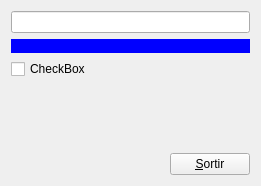
<?xml version="1.0" encoding="UTF-8"?>
<ui version="4.0">
 <class>MyForm</class>
 <widget class="QWidget" name="MyForm">
  <property name="geometry">
   <rect>
    <x>0</x>
    <y>0</y>
    <width>261</width>
    <height>186</height>
   </rect>
  </property>
  <property name="windowTitle">
   <string>Form</string>
  </property>
  <layout class="QVBoxLayout" name="verticalLayout_2">
   <item>
    <layout class="QVBoxLayout" name="verticalLayout">
     <item>
      <widget class="MyQLineEdit" name="lineEdit"/>
     </item>
     <item>
      <widget class="MyQLabel" name="label">
       <property name="styleSheet">
        <string notr="true">background:blue;</string>
       </property>
       <property name="text">
        <string/>
       </property>
      </widget>
     </item>
     <item>
      <widget class="QCheckBox" name="checkBox">
       <property name="text">
        <string>CheckBox</string>
       </property>
      </widget>
     </item>
    </layout>
   </item>
   <item>
    <spacer name="verticalSpacer">
     <property name="orientation">
      <enum>Qt::Vertical</enum>
     </property>
     <property name="sizeHint" stdset="0">
      <size>
       <width>20</width>
       <height>40</height>
      </size>
     </property>
    </spacer>
   </item>
   <item>
    <layout class="QHBoxLayout" name="horizontalLayout">
     <item>
      <spacer name="horizontalSpacer">
       <property name="orientation">
        <enum>Qt::Horizontal</enum>
       </property>
       <property name="sizeHint" stdset="0">
        <size>
         <width>40</width>
         <height>20</height>
        </size>
       </property>
      </spacer>
     </item>
     <item>
      <widget class="QPushButton" name="pushButton">
       <property name="text">
        <string>&amp;Sortir</string>
       </property>
      </widget>
     </item>
    </layout>
   </item>
  </layout>
 </widget>
 <customwidgets>
  <customwidget>
   <class>MyQLineEdit</class>
   <extends>QLineEdit</extends>
   <header>MyQLineEdit.h</header>
   <slots>
    <signal>activa(bool)</signal>
   </slots>
  </customwidget>
  <customwidget>
   <class>MyQLabel</class>
   <extends>QLabel</extends>
   <header>MyQLabel.h</header>
   <slots>
    <slot>pintaVerd(bool)</slot>
   </slots>
  </customwidget>
 </customwidgets>
 <resources/>
 <connections>
  <connection>
   <sender>lineEdit</sender>
   <signal>activa(bool)</signal>
   <receiver>checkBox</receiver>
   <slot>setChecked(bool)</slot>
   <hints>
    <hint type="sourcelabel">
     <x>21</x>
     <y>21</y>
    </hint>
    <hint type="destinationlabel">
     <x>20</x>
     <y>88</y>
    </hint>
   </hints>
  </connection>
  <connection>
   <sender>lineEdit</sender>
   <signal>activa(bool)</signal>
   <receiver>label</receiver>
   <slot>pintaVerd(bool)</slot>
   <hints>
    <hint type="sourcelabel">
     <x>102</x>
     <y>27</y>
    </hint>
    <hint type="destinationlabel">
     <x>103</x>
     <y>59</y>
    </hint>
   </hints>
  </connection>
  <connection>
   <sender>pushButton</sender>
   <signal>clicked()</signal>
   <receiver>MyForm</receiver>
   <slot>close()</slot>
   <hints>
    <hint type="sourcelabel">
     <x>227</x>
     <y>162</y>
    </hint>
    <hint type="destinationlabel">
     <x>258</x>
     <y>135</y>
    </hint>
   </hints>
  </connection>
 </connections>
</ui>
